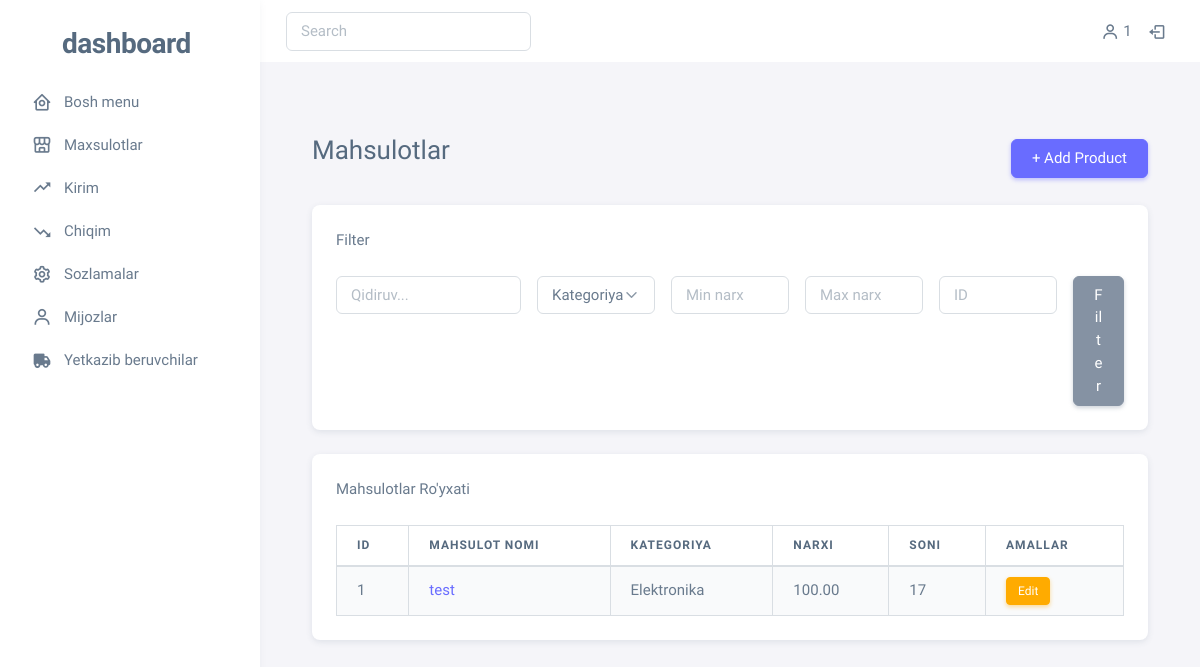
Page /products/ (signed in) on the earlier database version.
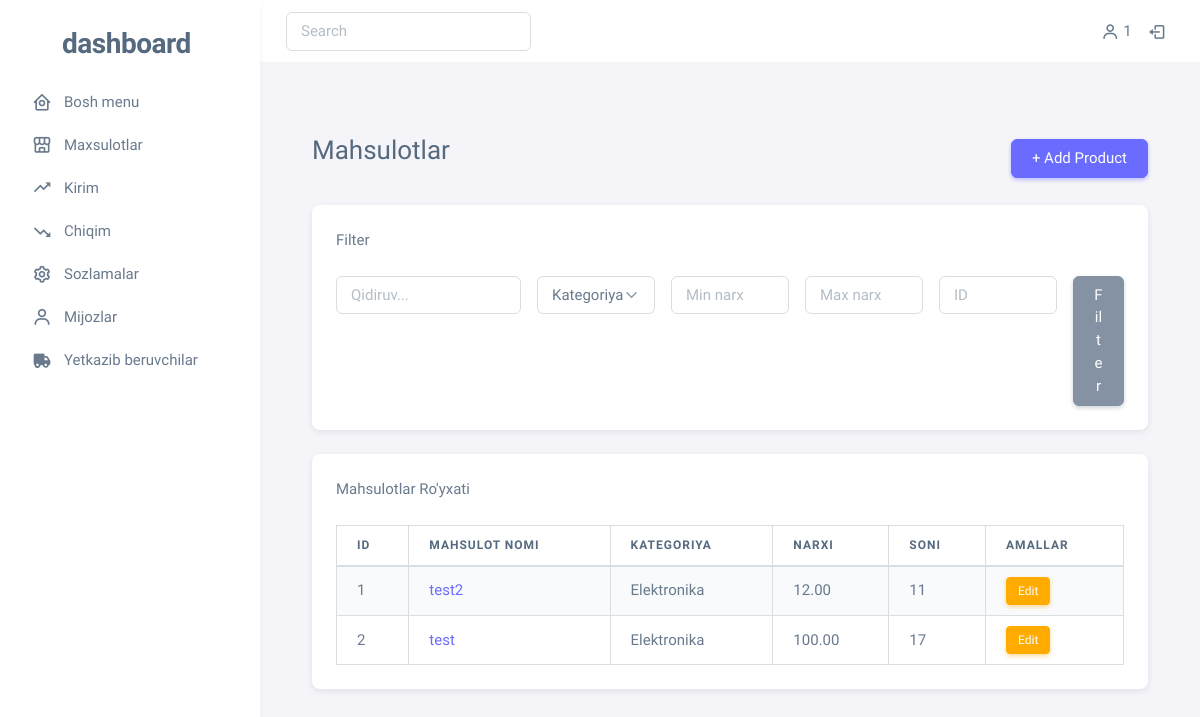
Same page on the later database version.
### main/models.py (models this page shows, shortened)
class CustomUser(AbstractUser):
    user_type = models.CharField(max_length=50,
        default='user',
        choices=[
            ('user', 'User'),
            ('deliver', 'Deliver'),
            ('customer', 'Customer')
        ])
    class Meta:
        verbose_name = 'User'
        verbose_name_plural = 'Users'
        ordering = ['-id']

class Product(models.Model):
    name = models.CharField(max_length=100)
    price = models.DecimalField(max_digits=10, decimal_places=2)
    description = models.TextField()
    quantity = models.PositiveIntegerField()
    created_at = models.DateTimeField(auto_now_add=True)
    category = models.ForeignKey('Category', on_delete=models.SET_NULL, null=True)
    class Meta:
        verbose_name = 'Product'
        verbose_name_plural = 'Products'
        ordering = ['-created_at']

class Category(models.Model):
    name = models.CharField(max_length=100)
    created_at = models.DateTimeField(auto_now_add=True)

### main/views.py (the view)
# urls.py: path('products/', views.products, name='products'),
@login_required(login_url='login')
def products(request):
    return render(request, 'products.html', {'products': Product.objects.all(), 'categories': Category.objects.all()})

### templates/products.html (shortened to what this page needs)
{% extends 'base.html' %}
{% block content %}
<div class="container mt-5">
    <div class="d-flex justify-content-between align-items-center mb-4">
      <h3>Mahsulotlar</h3>
      <a href="{% url 'add_product' %}" class="btn btn-primary">+ Add Product</a>
    </div>
    <div class="card mb-4">
      <div class="card-header">Filter</div>
      <div class="card-body">
        <form method="GET" class="row g-3" action="{% url 'filter_products' %}">
          <div class="col-md-3">
            <input type="text" name="search" class="form-control" placeholder="Qidiruv...">
          </div>
          <div class="col-md-2">
            <select name="category" class="form-select">
              <option value="">Kategoriya</option>
            </select>
          </div>
          <div class="col-md-2">
            <input type="number" name="min_price" class="form-control" placeholder="Min narx">
          </div>
          <div class="col-md-2">
            <input type="number" name="max_price" class="form-control" placeholder="Max narx">
          </div>
          <div class="col-md-2">
            <input type="number" name="product_id" class="form-control" placeholder="ID">
          </div>
          <div class="col-md-1">
            <button type="submit" class="btn btn-secondary w-100">Filter</button>
          </div>
        </form>
      </div>
    </div>
    <div class="card">
      <div class="card-header">Mahsulotlar Ro'yxati</div>
      <div class="card-body">
        <table class="table table-bordered table-striped">
          <thead>
            <tr>
              <th>ID</th>
              <th>Mahsulot Nomi</th>
              <th>Kategoriya</th>
              <th>Narxi</th>
              <th>Soni</th>
              <th>Amallar</th>
            </tr>
          </thead>
          <tbody>
            {% for product in products %}
            <tr>
              <td>{{forloop.counter}}</td>
              <td><a href="{% url 'product_detail' product.id %}">{{ product.name }}</a></td>
              <td>{{ product.category.name }}</td>
              <td>{{ product.price }}</td>
              <td>{{ product.quantity }}</td>
              <td>
                <a href="{% url 'edit_product' product.id %}" class="btn btn-sm btn-warning">Edit</a>
              </td>
            </tr>
            {% empty %}
            <tr>
              <td colspan="6" class="text-center">Mahsulotlar topilmadi.</td>
            </tr>
            {% endfor %}
          </tbody>
        </table>
      </div>
    </div>
  </div>
{% endblock %}

### templates/base.html (shortened to what this page needs)
<!DOCTYPE html>
{% load static %}
<html lang="en" class="light-style layout-menu-fixed" dir="ltr" data-theme="theme-default" data-assets-path="{% static 'assets/' %}" data-template="vertical-menu-template-free">
  <head>
    <link rel="stylesheet" href="{% static 'assets/vendor/fonts/boxicons.css' %}" />
    <link rel="stylesheet" href="{% static 'assets/vendor/css/core.css' %}" class="template-customizer-core-css" />
    <link rel="stylesheet" href="{% static 'assets/vendor/css/theme-default.css' %}" class="template-customizer-theme-css" />
    <link rel="stylesheet" href="{% static 'assets/css/demo.css' %}" />
    <link rel="stylesheet" href="{% static 'assets/vendor/libs/perfect-scrollbar/perfect-scrollbar.css' %}" />
    <link rel="stylesheet" href="{% static 'assets/vendor/libs/apex-charts/apex-charts.css' %}" />
  </head>
  <body>
    <div class="layout-wrapper layout-content-navbar">
      <div class="layout-container">
        <aside id="layout-menu" class="layout-menu menu-vertical menu bg-menu-theme">
          <div class="app-brand demo">
            <a href="index.html" class="app-brand-link">
              <span class="app-brand-logo demo">
                <svg width="25" viewBox="0 0 25 42" xmlns="http://www.w3.org/2000/svg">
                </svg>
              </span>
              <span class="app-brand-text demo menu-text fw-bolder ms-2">Dashboard</span>
            </a>
          </div>
          <div class="menu-inner py-1">
            <ul class="menu-item">
              <li class="menu-item">
                <a href="{% url 'index' %}" class="menu-link">
                  <i class="menu-icon tf-icons bx bx-home-circle"></i>
                  <div>Bosh menu</div>
                </a>
              </li>
              <li class="menu-item">
                <a href="{% url 'products' %}" class="menu-link">
                    <i class='menu-icon bx bx-store-alt'></i>
                  <div>Maxsulotlar</div>
                </a>
              </li>
              <li class="menu-item">
                <a href="{% url 'enter' %}" class="menu-link">
                  <i class='menu-icon bx bx-trending-up'></i>
                  <div>Kirim</div>
                </a>
              </li>
              <li class="menu-item">
                <a href="{% url 'out' %}" class="menu-link">
                  <i class='menu-icon bx bx-trending-down' ></i>
                  <div>Chiqim</div>
                </a>
              </li>
              <li class="menu-item">
                <a href="{% url 'settings' %}" class="menu-link">
                  <i class="menu-icon tf-icons bx bx-cog"></i>
                  <div>Sozlamalar</div>
                </a>
              </li>
              <li class="menu-item"><a href="{% url 'customers' %}" class="menu-link">
                <i class="menu-icon tf-icons bx bx-user"></i>
                <div>Mijozlar</div>
              </a>
              </li>
              <li class="menu-item">
                <a href="{% url 'delivers' %}" class="menu-link">
                  <i class="menu-icon tf-icons bx bxs-truck"></i>
                  <div>Yetkazib beruvchilar</div>
                </a>
              </li>
            </ul>
          </div>
        </aside>
        <div class="layout-page">
          <nav class="layout-navbar container-xxl navbar navbar-expand-xl navbar-light bg-navbar-theme">
            <div class="navbar-nav-right d-flex align-items-center" id="navbar-collapse">
              <form action="#" method="get">
                <input type="search" class="form-control" placeholder="Search" />
              </form>
              <ul class="navbar-nav flex-row align-items-center ms-auto">
                <li class="nav-item">
                  <a href="#" class="nav-link">
                    <i class="bx bx-user"></i>
                    <span class="d-none d-md-inline-block">{{user.username}}</span>
                  </a>
                </li>
                <li class="nav-item">
                  <a href="{% url 'logout' %}" class="nav-link">
                    <i class="bx bx-log-out"></i>
                  </a>
                </li>
              </ul>
            </div>
          </nav>
          <div class="content-wrapper">
            <div class="container-xxl flex-grow-1 container-p-y">
              {% block content %}{% endblock content %}
            </div>
          </div>
        </div>
      </div>
    </div>
  </body>
</html>

### static/assets/css/demo.css (style rules this page uses)
.menu .app-brand.demo { height: 64px; margin-top: 12px; }
.app-brand-logo.demo svg { width: 22px; height: 38px; }
.app-brand-text.demo { font-size: 1.75rem; letter-spacing: -0.5px; text-transform: lowercase; }

Differences in the rows shown:
added Product: name "test2", category.name "Elektronika", price "12.00", quantity "11"
